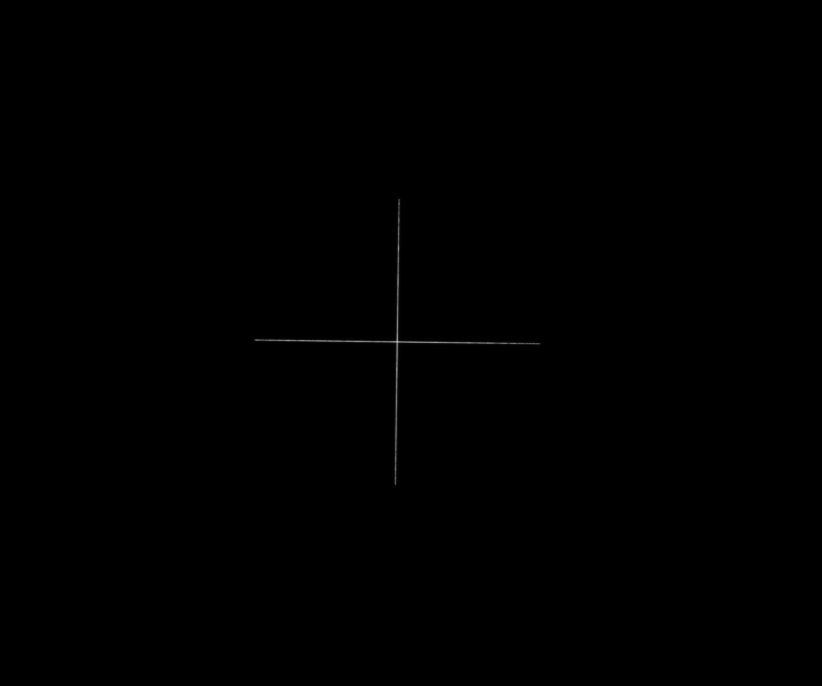
#> input picture _s2/_r_0deg_0mm_offaperture_1333.png, 2464 x 2056 px (shown at 1/3 size)
$ jupyter execute mtf_book.ipynb   (shell and % lines are left out)
#> lines starting #> are read from the running program, lines starting #| are printed output that depends on the picture
### libmtf.py
import cv2
import numpy as np
from scipy.signal import savgol_filter
from scipy.ndimage import rotate
import PIL
import matplotlib.pyplot as plt
import math
from scipy.fft import fft, fftfreq, fftshift

def a(b):
    return b+1

def read_image(filename):
    image = cv2.imread(filename, cv2.IMREAD_GRAYSCALE)
    return image

class Point:
    def __init__(self, x, y):
        self.x = x
        self.y = y

class ROI:
    def __init__(self, ul, lr):
        self.ul = ul
        self.lr = lr

# get_roi
def get_roi(image, topleft, bottomright):
    ul = Point(topleft[0], topleft[1])
    lr = Point(bottomright[0], bottomright[1])
    roi = ROI(ul, lr)
    roi_image = image[roi.ul.y : roi.lr.y, roi.ul.x : roi.lr.x]
    return (roi_image, roi)

# get_hamming
def get_hamming(window_width, mid = None):
    if mid is None:
        mid = (window_width - 1) / 2

    wid1 = mid
    wid2 = window_width - 1 - mid
    wid = max(wid1, wid2)
    pie = math.pi
    data = [0.54+0.45*math.cos(pie*(i-mid)/wid) for i in range(window_width)]
    return data

# get_deriv1
# [5 lines left out: function get_deriv1, not called in this run]

# get_centroid
def get_centroid(a):
#     print(a.shape)
    dist = np.arange(a.shape[1])
    # print(dist.shape)
    weight = a
    moment = weight * dist
#     print(moment.shape)
    weight_sum = np.sum(weight, axis=1)
    moment_sum = np.sum(moment, axis=1)
    result = moment_sum/weight_sum
    return result

# get_polyfit
def get_polyfit(x, y, deg):
    p = np.polyfit(x, y, deg, full=False)
    return p

def get_fir2fix(n, m):
    """
    n = frequency data length [0-half-sampling (Nyquist) frequency]
    m = length of difference filter
        e.g. 2-point difference m = 2
             3-point difference m = 3

    returns: nxl MTF correction array (limited to a maximum of 10)
    """
    m = m - 1
    scale = 1
    correct = [abs((math.pi * (i+1) * m/(2*(n+1)))/math.sin(math.pi*(i+1)*m/(2*(n+1)))) for i in range(n)]
    correct[0] = 1
    correct = np.array(correct)
    gt10 = correct > 10
    correct[gt10] = 10
    return correct

def project2(ary, fit, fac = 4):
    """
    Projects the data in array ary along the direction defined by
      npix = (1/slope)*nlin.

    Data is accumulated in 'bins' that have width (1/fac) pixel.

    The smooth, supersampled one-dimensional vector is returned.

    ary: input data array
    fit: the polynomial fit
    fac: oversampling (binning) factor, default = 4
    """

    nlin = ary.shape[0]
    npix = ary.shape[1]
    slope = fit[0]
    nn = math.floor(npix * fac)
    slope = 1/slope
    offset = round(fac * (0 - (nlin - 1) / slope))
    del1 = abs(offset)
    if offset > 0:
        offset = 0

    bwidth = nn + del1 + 150

    # projection and binning
    p2 = [np.polyval(fit, y) - fit[1] for y in range(nlin)]

    barray = np.zeros((2, bwidth))

    for n in range(npix):
        for m in range(nlin):
            x = n
            y = m
            ling = math.ceil((x-p2[m])*fac) + 1 - offset
            if ling < 1:
                ling = 1
            elif ling > bwidth:
                lin = bwidth

            barray[0, ling] = barray[0, ling] + 1
            barray[1, ling] = barray[1, ling] + ary[m, n]

#     print(barray[:, 0:200])

    # TODO: check for zero counts
    start = 1 + round(0.5 * del1)
#     print(start)
    esf = [barray[1, i + start]/barray[0, i + start] for i in range(nn)]
#     print(esf)
    return esf

### mtf_book.ipynb
[cell 1]

import cv2
import numpy as np
from scipy.signal import savgol_filter
from scipy.ndimage import rotate
import PIL
import matplotlib.pyplot as plt
import math
from scipy.fft import fft, fftfreq, fftshift
from libmtf import read_image, Point, ROI, get_roi, get_hamming, get_deriv1, get_centroid, get_polyfit, get_fir2fix, project2

[cell 2]
def plot_images(image_left, image_right):
    plt.subplot(1, 2, 1)
    plt.title("image left")
    plt.imshow(image_left, "gray")
    plt.colorbar()
    plt.subplot(1, 2, 2)
    plt.title("image right")
    plt.imshow(image_right, cmap="hot")
    plt.colorbar()

def step0_load_image(filename):
    image = read_image(filename)
    return image

def step1_get_roimage(image, topleft, bottomright, rotation):
    roi_image, roi = get_roi(image, topleft, bottomright)
    roi_image = rotate(roi_image, rotation)
    return roi_image, roi

def get_derivative(roi_image):
    deriv = roi_image
    return roi_image

def plot_derivatives(deriv):
    plt.subplot(1, 2, 1)
    plt.title("LSF for all rows")
    for i in range(deriv.shape[0]):
        plt.plot(deriv[i, :])

    plt.subplot(1, 2, 2)
    plt.title("LSF for first row")
    plt.plot(deriv[0,:])

def get_fit(curve):
    x = np.arange(len(curve))
    y = curve
    fit = get_polyfit(x, y, 1)
    return fit

def step4_get_centroid_and_fit(deriv, hamming_win):
    centroid = get_centroid(deriv * hamming_win) - 0.5
    fit = get_fit(centroid)
    return centroid, fit

def plot_centroid(image, centroid, fit):
    plt.title("LSF and fittings")
    plt.imshow(image)
    plt.plot(centroid, np.arange(len(centroid)), 'r')

    x = np.arange(len(centroid))
    y = centroid

    plt.plot(np.polyval(fit, x), x, "y")

# [13 lines left out: function plot_lsf, not called in this run]

def step5_fit_central(fit, centroid, deriv_v, win1_v):
    centroid_place = np.polyval(fit, np.arange(len(centroid)))
    hamming_width = deriv_v.shape[1]

    win2 = [get_hamming(hamming_width, centroid_place[i]) for i in range(len(centroid_place))]
    win2 = np.array(win2)
    deriv_hamming_windowed = deriv_v*win2

    centroid, fit = step4_get_centroid_and_fit(deriv_hamming_windowed, win1_v)

    slout_ = -fit[0]
    slout = 180*math.atan(slout_)/math.pi

    # Evaluate equation at the middle line as edge location
    midloc = np.polyval(fit, deriv_v.shape[0]/2)

    # Limit number of lines to integer (npix*line slope as per ISO 12233
    nlin = deriv_v.shape[0]
    a = math.floor(nlin*abs(slout))
    b = abs(slout)
    nlin1 = round(a/b)

    roi_image_limited = deriv_hamming_windowed[:nlin1, :]

    # plot_lsf(deriv_hamming_windowed, centroid, fit, roi_image_limited)

    vslope = -fit[0]
    slope_deg = slout
    delimage = 1

    # correct sampling interval for sampling normal to edge
    delfac = math.cos(math.atan(vslope))

    # input pixel sampling normal to edge
    del1n = delfac
    nbin = 4
    # super-sampling interval normal to edge
    del2 = del1n/nbin

    nn = math.ceil(deriv_hamming_windowed.shape[1]*nbin)
    nn2 = math.floor(nn/2) + 1

    # dcorr corrects SFR for response of FIR filter
    dcorr = get_fir2fix(nn2, 3)

    freqlim = 1
    if nbin == 1:
        freqlim = 2

    nn2out = round(nn2*freqlim/2)

    # half-sampling frequency
    nfreq = nn/(2*delimage*nn)

    return roi_image_limited, nbin, nn2, del2

def step6_super_sample(roi_image_limited, fit, nbin):
    esf = project2(roi_image_limited, fit, nbin)
    l = len(esf)
    esf[l-1] = esf[l-2]
    return esf

def step7_get_lsf(esf):
    lsf1 = esf
    return lsf1

def step8_apply_win_to_lsf(lsf1_v):
    nn = len(lsf1_v)
    mm = np.argmax(lsf1_v)

    win3_v = get_hamming(nn, mm)
    win3_v = np.array(win3_v)
    lsf1_v = np.array(lsf1_v)
    lsf_v = lsf1_v * win3_v

    return lsf_v, win3_v

def step9_get_mtf(lsf, nn2, del2):
    temp = abs(fft(lsf))
    mtf = temp[0:nn2] / temp[0]
    # Compute frequency values

    # print("del2", del2, "nn", nn)
    nn = len(lsf)
    freq = [i / (del2*nn) for i in range(nn)]
    freq = np.array(freq)
    mtf = np.array(mtf)

    nn_2_out = 30
    nn2out=nn_2_out # for smartmtf
    efl = 60
    px = 3.45

    lppd = px/efl/1000 * 180/3.14159

    freq_data = freq[0:nn2out]/lppd
    mtf_data = mtf[0:nn2out]

    return freq_data, mtf_data

def plot_mtf(freq_data, mtf_data, label, linestyle):
    plt.grid(color='gray', linestyle='--', linewidth=1)
    plt.plot(freq_data, mtf_data, label=label, linestyle=linestyle)
    plt.legend()

[cell 3]
filename = "red_hori_+22deg_2222_rot.png"
filename = "_s2/_r_0deg_0mm_offaperture_1333.png"

# step 0: load image
image = step0_load_image(filename)
#> in read_image, image is the input picture: shape (2056, 2464); min 0, max 222, mean 0.2

[cell 4]
# step 1: get ROI
roi_image_h, roi = step1_get_roimage(image, (1014, 990), (1149, 1068), 90)
#> in get_roi, `roi_image = image[roi.ul.y : roi.lr.y, roi.ul.x : roi.lr.x]`:
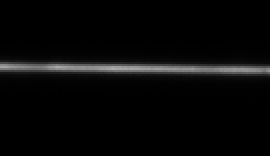
#> roi_image: shape (78, 135) (shown 2 times larger); min 0, max 171, mean 7.9
roi_image_v, roi = step1_get_roimage(image, (1152, 822), (1224, 984), 0)
plot_images(roi_image_h, roi_image_v)

[cell 5]
# step 2: hamming window
win1_h = get_hamming(roi_image_h.shape[1])
win1_v = get_hamming(roi_image_v.shape[1])

plt.subplot(1, 2, 1)
plt.title("hamming window")
plt.plot(win1_h)
plt.subplot(1, 2, 2)
plt.title("hamming window v")
plt.plot(win1_v)

[cell 6]
# step 3: get derivative
deriv_h = get_derivative(roi_image_h)
deriv_v = get_derivative(roi_image_v)
plot_derivatives(deriv_h)
plot_derivatives(deriv_v)

[cell 7]
# step 4: apply window and compute centroid
centroid_h, fit_h = step4_get_centroid_and_fit(deriv_h, win1_h)
#> in get_centroid, `moment = weight * dist`:
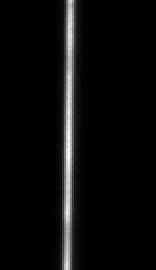
#> moment: shape (135, 78) float64 (shown 2 times larger); min 0, max 5581.4, mean 254.3; drawn with min black and max white
#> in get_centroid, `weight_sum = np.sum(weight, axis=1)`: weight_sum = 135 values, max 666.7 at index 78, min 486.5 at index 114, mean 585.1
#> in get_centroid, `moment_sum = np.sum(moment, axis=1)`: moment_sum = 135 values, max 22495 at index 78, min 16243.1 at index 114, mean 19834.3
#> in get_centroid, `result = moment_sum/weight_sum`: result = 135 values, max 34.78 at index 0, min 32.99 at index 134, mean 33.9
#> in step4_get_centroid_and_fit, `centroid = get_centroid(deriv * hamming_win) - 0.5`: centroid = 135 values, max 34.28 at index 0, min 32.49 at index 134, mean 33.4
#> in get_fit, `x = np.arange(len(curve))`: x = 135 values from 0 to 134
#> in get_fit, `y = curve`: y has the same summary as centroid in step4_get_centroid_and_fit
#> in get_polyfit, `p = np.polyfit(x, y, deg, full=False)`: p = [-0.0127, 34.25]
#> centroid_h has the same summary as centroid in step4_get_centroid_and_fit; fit_h = [-0.0127, 34.25]
centroid_v, fit_v = step4_get_centroid_and_fit(deriv_v, win1_v)
#> in get_centroid (call 2), `moment = weight * dist`:
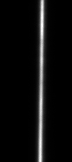
#> moment: shape (162, 72) float64; min 0, max 6243.2, mean 325; drawn with min black and max white
#> in get_centroid (call 2), `weight_sum = np.sum(weight, axis=1)`: weight_sum = 162 values, max 664.4 at index 24, min 476.8 at index 82, mean 575.2
#> in get_centroid (call 2), `moment_sum = np.sum(moment, axis=1)`: moment_sum = 162 values, max 27514.2 at index 24, min 19376.9 at index 82, mean 23403.2
#> in get_centroid (call 2), `result = moment_sum/weight_sum`: result = 162 values, max 41.7 at index 0, min 39.68 at index 161, mean 40.7
#> centroid_v = 162 values, max 41.2 at index 0, min 39.18 at index 161, mean 40.2; fit_v = [-0.0128, 41.23]
# plt.plot(1, 2, 1)
# plot_centroid(deriv_h, centroid_h, fit_h)
# plt.plot(1, 2, 2)
plot_centroid(deriv_v, centroid_v, fit_v)
#> in plot_centroid, `x = np.arange(len(centroid))`: x = 162 values from 0 to 161
#> in plot_centroid, `y = centroid`: y has the same summary as centroid_v outside plot_centroid
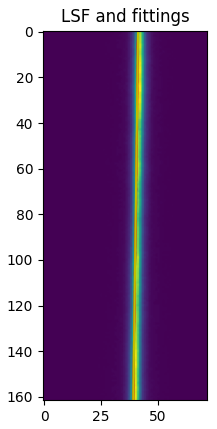
#> figure drawn by matplotlib, 1 panel

[cell 8]
# step 5: compute polynomial fit to central locations

roi_image_limited_h, nbin_h, nn2_h, del2_h = step5_fit_central(fit_h, centroid_h, deriv_h, win1_h)
#> in step5_fit_central, `centroid_place = np.polyval(fit, np.arange(len(centroid)))`: centroid_place = 135 values, max 34.25 at index 0, min 32.55 at index 134, mean 33.4
#> in step5_fit_central, `win2 = [get_hamming(hamming_width, centroid_place[i]) for i in range(l..`: win2 = 135 items
#> in step5_fit_central, `win2 = np.array(win2)`:
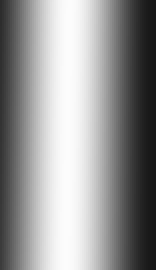
#> win2: shape (135, 78) float64 (shown 2 times larger); min 0.09, max 0.99, mean 0.589
#> in step5_fit_central, `centroid, fit = step4_get_centroid_and_fit(deriv_hamming_windowed, win..`: centroid = 135 values, max 34.26 at index 0, min 32.48 at index 134, mean 33.39; fit = [-0.0127, 34.24]
#> in step5_fit_central, `slout_ = -fit[0]`: slout_ = 0.0127
#> in step5_fit_central, `slout = 180*math.atan(slout_)/math.pi`: slout = 0.729
#> in step5_fit_central, `midloc = np.polyval(fit, deriv_v.shape[0]/2)`: midloc = 33.38
#> in step5_fit_central, `a = math.floor(nlin*abs(slout))`: a = 98
#> in step5_fit_central, `b = abs(slout)`: b = 0.729
#> in step5_fit_central, `nlin1 = round(a/b)`: nlin1 = 134
#> in step5_fit_central, `vslope = -fit[0]`: vslope = 0.0127
#> in step5_fit_central, `slope_deg = slout`: slope_deg = 0.729
#> in step5_fit_central, `delfac = math.cos(math.atan(vslope))`: delfac = 1
#> in step5_fit_central, `del2 = del1n/nbin`: del2 = 0.25
#> nbin_h = 4; nn2_h = 157; del2_h = 0.25
roi_image_limited_v, nbin_v, nn2_v, del2_v = step5_fit_central(fit_v, centroid_v, deriv_v, win1_v)
#> in step5_fit_central (call 2), `centroid_place = np.polyval(fit, np.arange(len(centroid)))`: centroid_place = 162 values, max 41.23 at index 0, min 39.17 at index 161, mean 40.2
#> in step5_fit_central (call 2), `win2 = [get_hamming(hamming_width, centroid_place[i]) for i in range(l..`: win2 = 162 items
#> in step5_fit_central (call 2), `win2 = np.array(win2)`:
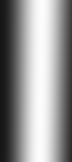
#> win2: shape (162, 72) float64; min 0.09, max 0.99, mean 0.588
#> in step5_fit_central (call 2), `centroid, fit = step4_get_centroid_and_fit(deriv_hamming_windowed, win..`: centroid = 162 values, max 41.19 at index 0, min 39.18 at index 161, mean 40.19; fit = [-0.0128, 41.23]
#> in step5_fit_central (call 2), `slout_ = -fit[0]`: slout_ = 0.0128
#> in step5_fit_central (call 2), `slout = 180*math.atan(slout_)/math.pi`: slout = 0.735
#> in step5_fit_central (call 2), `midloc = np.polyval(fit, deriv_v.shape[0]/2)`: midloc = 40.19
#> in step5_fit_central (call 2), `a = math.floor(nlin*abs(slout))`: a = 119
#> in step5_fit_central (call 2), `b = abs(slout)`: b = 0.735
#> in step5_fit_central (call 2), `nlin1 = round(a/b)`: nlin1 = 162
#> in step5_fit_central (call 2), `vslope = -fit[0]`: vslope = 0.0128
#> in step5_fit_central (call 2), `slope_deg = slout`: slope_deg = 0.735
#> nbin_v = 4; nn2_v = 145; del2_v = 0.25

[cell 9]
# step 6: super-sample

esf_h = step6_super_sample(roi_image_limited_h, fit_h, nbin_h)
#> in project2, `slope = fit[0]`: slope = -0.0127
#> in project2, `nn = math.floor(npix * fac)`: nn = 312
#> in project2, `slope = 1/slope`: slope = -78.54
#> in project2, `offset = round(fac * (0 - (nlin - 1) / slope))`: offset = 7
#> in project2, `bwidth = nn + del1 + 150`: bwidth = 469
#> in project2, `p2 = [np.polyval(fit, y) - fit[1] for y in range(nlin)]`: p2 = 134 values, max 0 at index 0, min -1.69 at index 133, mean -0.847
#> in project2, `start = 1 + round(0.5 * del1)`: start = 5
#> in project2, `esf = [barray[1, i + start]/barray[0, i + start] for i in range(nn)]`: esf = 312 values, max 159.6 at index 136, min 0 at index 0, mean 7.84
#> in step6_super_sample, `l = len(esf)`: l = 312
#> esf_h has the same summary as esf in project2
esf_v = step6_super_sample(roi_image_limited_v, fit_v, nbin_v)
#> esf_v = 288 values, max 143.8 at index 162, min 0 at index 0, mean 8.42
plt.plot(esf_h)
plt.plot(esf_v)
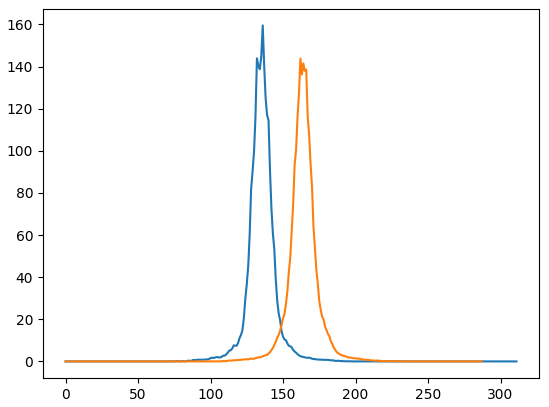
#> figure drawn by matplotlib, 1 panel; curve peaks at x = 136, y = 159.6; curve peaks at x = 162, y = 143.8

[cell 10]
 # step 7: compute 1D derivative (LSF)

lsf1_h = step7_get_lsf(esf_h)
#> in step7_get_lsf, `lsf1 = esf`: lsf1 has the same summary as esf in project2
#> lsf1_h has the same summary as esf in project2
lsf1_v = step7_get_lsf(esf_v)
#> lsf1_v has the same summary as esf_v
plt.plot(lsf1_h)
plt.plot(lsf1_v)

[cell 11]
# step 8: apply window to LSF

lsf_h, win3_h = step8_apply_win_to_lsf(lsf1_h)
#> in step8_apply_win_to_lsf, `nn = len(lsf1_v)`: nn = 312
#> in step8_apply_win_to_lsf, `mm = np.argmax(lsf1_v)`: mm = 136
#> in step8_apply_win_to_lsf, `win3_v = get_hamming(nn, mm)`: win3_v = 312 values, max 0.99 at index 136, min 0.09 at index 311, mean 0.59
#> in step8_apply_win_to_lsf, `lsf1_v = np.array(lsf1_v)`: lsf1_v has the same summary as esf in project2
#> in step8_apply_win_to_lsf, `lsf_v = lsf1_v * win3_v`: lsf_v = 312 values, max 158 at index 136, min 0 at index 0, mean 7.72
#> lsf_h has the same summary as lsf_v in step8_apply_win_to_lsf; win3_h has the same summary as win3_v in step8_apply_win_to_lsf
lsf_v, win3_v = step8_apply_win_to_lsf(lsf1_v)
#> lsf_v = 288 values, max 142.4 at index 162, min 0 at index 0, mean 8.26; win3_v = 288 values, max 0.99 at index 162, min 0.09 at index 0, mean 0.592
plt.subplot(1, 2, 1)
plt.title("without hamming")
plt.plot(lsf_h)

plt.subplot(1, 2, 2)
plt.title("hamming")
plt.plot(lsf1_h * win3_h)
plt.plot(win3_h*200)
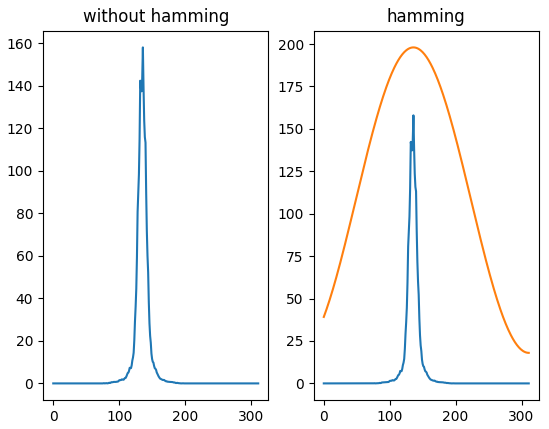
#> figure drawn by matplotlib, 2 panels; panel 1: curve peaks at x = 136, y = 158; panel 2: curve peaks at x = 136, y = 158; panel 2: curve peaks at x = 136, y = 198

[cell 12]
# step 9: MTF
freq_data_h, mtf_data_h = step9_get_mtf(lsf_h, nn2_h, del2_h)
#> in step9_get_mtf, `temp = abs(fft(lsf))`: temp = 312 values, max 2407.8 at index 0, min 0.0877 at index 128, mean 161.2
#> in step9_get_mtf, `mtf = temp[0:nn2] / temp[0]`: mtf = 157 values, max 1 at index 0, min 3.64e-05 at index 128, mean 0.0698
#> in step9_get_mtf, `nn = len(lsf)`: nn = 312
#> in step9_get_mtf, `freq = [i / (del2*nn) for i in range(nn)]`: freq = 312 values from 0 to 3.99
#> in step9_get_mtf, `freq_data = freq[0:nn2out]/lppd`: freq_data = 30 values from 0 to 112.9
#> in step9_get_mtf, `mtf_data = mtf[0:nn2out]`: mtf_data = 30 values, max 1 at index 0, min 0.000673 at index 29, mean 0.335
#> freq_data_h = 30 values from 0 to 112.9; mtf_data_h has the same summary as mtf_data in step9_get_mtf
freq_data_v, mtf_data_v = step9_get_mtf(lsf_v, nn2_v, del2_v)
#> freq_data_v = 30 values from 0 to 122.3; mtf_data_v = 30 values, max 1 at index 0, min 0.000498 at index 27, mean 0.302
plot_mtf(freq_data_h, mtf_data_h, "h", "-")
plot_mtf(freq_data_v, mtf_data_v, "v", "--")

[cell 13]
def my_mtf(filename, topleft1, bottomright1, rot1, topleft2, bottomright2, rot2):
    # step 0: load image
    image = step0_load_image(filename)
    # step 1: get ROI
    roi_image_h, roi = step1_get_roimage(image, topleft1, bottomright1, rot1)
    roi_image_v, roi = step1_get_roimage(image, topleft2, bottomright2, rot2)
    # plot_images(roi_image_h, roi_image_v)

    # step 2: hamming window
    win1_h = get_hamming(roi_image_h.shape[1])
    win1_v = get_hamming(roi_image_v.shape[1])
    # [8 lines of commented-out code are left out]
    deriv_h = get_derivative(roi_image_h)
    deriv_v = get_derivative(roi_image_v)
    # plot_derivatives(deriv_h)
    # plot_derivatives(deriv_v)

    # step 4: apply window and compute centroid
    centroid_h, fit_h = step4_get_centroid_and_fit(deriv_h, win1_h)
    centroid_v, fit_v = step4_get_centroid_and_fit(deriv_v, win1_v)
    # [6 lines of commented-out code are left out]

    roi_image_limited_h, nbin_h, nn2_h, del2_h = step5_fit_central(fit_h, centroid_h, deriv_h, win1_h)
    roi_image_limited_v, nbin_v, nn2_v, del2_v = step5_fit_central(fit_v, centroid_v, deriv_v, win1_v)

    # step 6: super-sample

    esf_h = step6_super_sample(roi_image_limited_h, fit_h, nbin_h)
    esf_v = step6_super_sample(roi_image_limited_v, fit_v, nbin_v)
    # plt.plot(esf_h)
    # plt.plot(esf_v)

    # step 7: compute 1D derivative (LSF)
    lsf1_h = step7_get_lsf(esf_h)
    lsf1_v = step7_get_lsf(esf_v)
    # plt.plot(lsf1_h)
    # plt.plot(lsf1_v)

    # step 8: apply window to LSF

    lsf_h, win3_h = step8_apply_win_to_lsf(lsf1_h)
    lsf_v, win3_v = step8_apply_win_to_lsf(lsf1_v)
    # [10 lines of commented-out code are left out]
    freq_data_h, mtf_data_h = step9_get_mtf(lsf_h, nn2_h, del2_h)
    freq_data_v, mtf_data_v = step9_get_mtf(lsf_v, nn2_v, del2_v)

    return freq_data_h, mtf_data_h,freq_data_v, mtf_data_v

[cell 14]
folder = "_s2"
red_data = [
    ("_r_0deg_0mm_offaperture_1333.png", (1014, 990), (1149, 1068), 90, (1152, 822), (1224, 984), 0, "red_0deg"),
    # ("_r_0deg_+2mm_offaperture_1333.png", (1016, 1019), (1176, 1075), 90, (1158, 872), (1228, 998), 0, "red_0deg_+2mm"),
    # ("_r_0deg_-2mm_offaperture_1333.png", (1006, 995), (1162, 1053), 90, (1178, 723), (1226, 944), 0, "red_0deg_-2mm"),
]

red_data = [
    ("_r_-22deg_0mm_offaperture_2222.png", (993, 1041), (1116, 1131), 90, (1128, 882), (1221, 1029), 0, "red_-22deg"),
    # ("_r_-22deg_+2mm_offaperture_4444.png", (1002, 1041), (1143, 1125), 90, (1158, 872), (1223, 1026), 0, "red_-22deg_+2mm"),
    # ("_r_-22deg_-2mm_offaperture_4444.png", (1002, 1047), (1125, 1134), 90, (1134, 912), (1221, 1032), 0, "red_-22deg_-2mm"),
]

red_data = [
    ("_r_+22deg_0mm_offaperture_2666.png", (1044, 864), (1191, 948), 90, (1194, 687), (1275, 846), 0, "red_+22deg"),
    # ("_r_+22deg_+2mm_offaperture_2666.png", (1056, 855), (1182, 936), 90, (1173, 681), (1263, 849), 0, "red_+22deg_+2mm"),
    # ("_r_+22deg_-2mm_offaperture_5555.png", (1008, 918), (1158, 993), 90, (1161, 726), (1248, 909), 0, "red_+22deg_-2mm"),
]

red_data = [
    ("_b_0deg_0mm_offaperture_4444.png", (1020, 1170), (1185, 1260), 90, (1188, 1011), (1278, 1173), 0, "blue_0deg"),
    # ("_b_0deg_+2mm_offaperture_4444.png", (1038, 1197), (1167, 1284), 90, (1170, 1029), (1251, 1197), 0, "blue_0deg_+2mm"),
    # ("_b_0deg_-2mm_offaperture_5555.png", (1038, 1152), (1146, 1245), 90, (1149, 990), (1230, 1152), 0, "blue_0deg_-2mm"),
]

for r in red_data:
    filename = r[0]
    topleft1 = r[1]
    bottomright1 = r[2]
    rot1 = r[3]
    topleft2 = r[4]
    bottomright2 = r[5]
    rot2 = r[6]
    label = r[7]


    freq_data_h, mtf_data_h,freq_data_v, mtf_data_v = my_mtf(f"{folder}/{filename}", topleft1, bottomright1, rot1, topleft2, bottomright2, rot2)
#> call 2 of read_image, with filename = '_s2/_b_0deg_0mm_offaperture_4444.png'
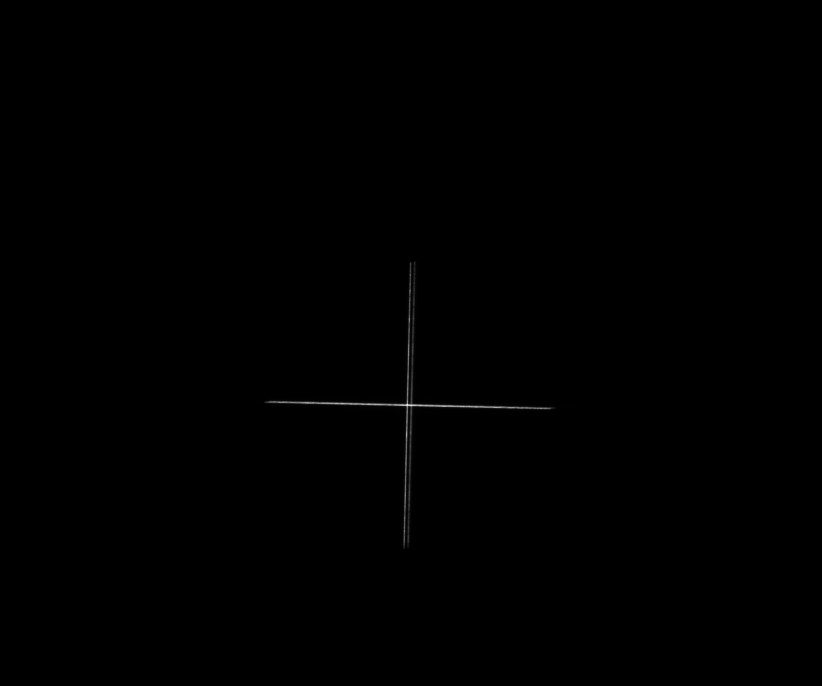
#> input picture _s2/_b_0deg_0mm_offaperture_4444.png, 2464 x 2056 px (shown at 1/3 size)
#> in read_image, image is the input picture: shape (2056, 2464); min 0, max 255, mean 0.3
#> call 3 of get_roi, with topleft = (1020, 1170), bottomright = (1185, 1260)
#> in get_roi (call 3), `roi_image = image[roi.ul.y : roi.lr.y, roi.ul.x : roi.lr.x]`:
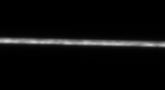
#> roi_image: shape (90, 165); min 0, max 205, mean 10.3
#> (the rest of the program and of its run is left out)
